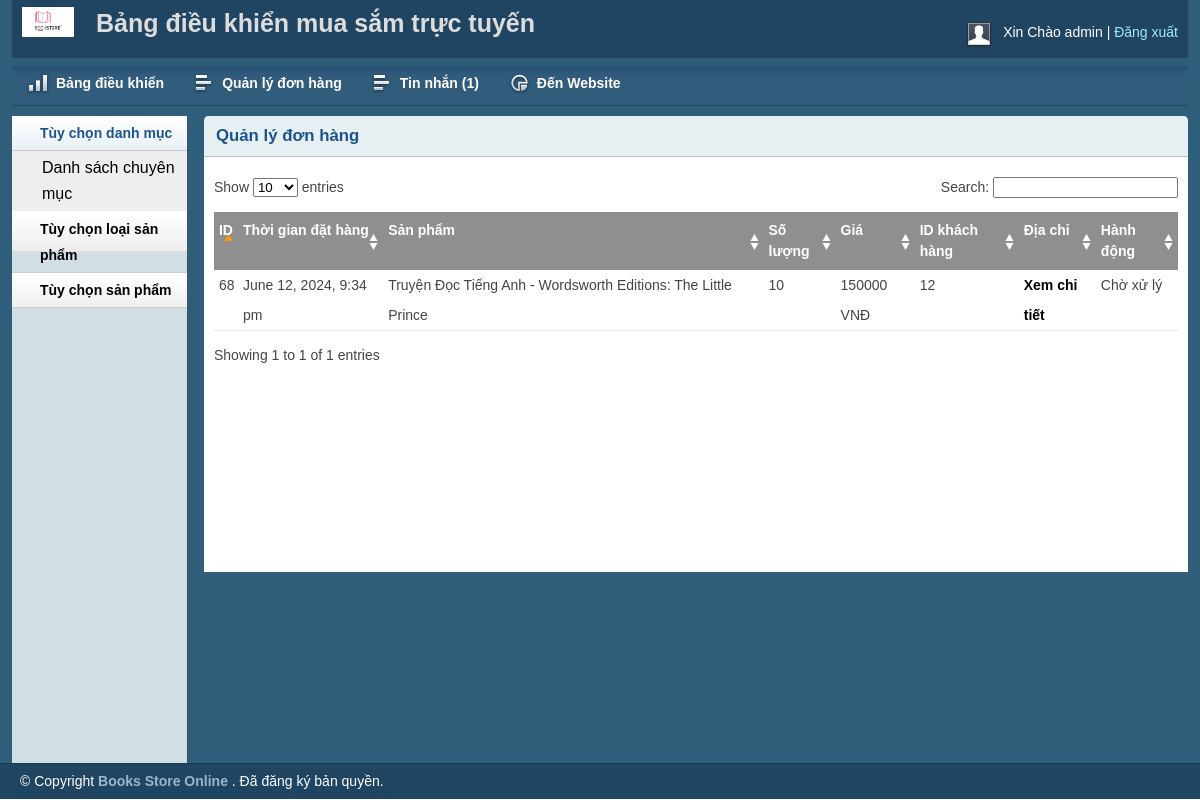
The page /admin/ordermanagement.php (signed in) on the database its author committed.
### tables this page shows
CREATE TABLE `tbl_order` (
  `id` int(11) NOT NULL,
  `cmrId` int(11) NOT NULL,
  `productId` int(11) NOT NULL,
  `productName` varchar(255) NOT NULL,
  `quantity` int(11) NOT NULL,
  `price` varchar(255) NOT NULL,
  `image` varchar(255) NOT NULL,
  `date` datetime NOT NULL DEFAULT current_timestamp(),
  `status` int(11) NOT NULL DEFAULT 0
);

### lib/Database.php (called while the page is built, shortened)
<?php
Class Database{
 public $host   = DB_HOST;
 public $user   = DB_USER;
 public $pass   = DB_PASS;
 public $dbname = DB_NAME;
 public $link;
private function connectDB(){
 $this->link = new mysqli($this->host, $this->user, $this->pass,
  $this->dbname);
 }
public function select($query){
  $result = $this->link->query($query) or
   die($this->link->error.__LINE__);
  if($result->num_rows > 0){
    return $result;
  } else {
    return false;
  }
 }
}

### classess/Cart.php (called while the page is built, shortened)
<?php
$filepath = realpath(dirname(__FILE__));
include_once ($filepath.'/../lib/Database.php');
include_once ($filepath.'/../helpers/Formate.php');
?>
<?php
class Cart{
private $db;
	public function __construct()
	{
		$this->db = new Database();
	}
	public function getAllOrderProduct(){
		$query = "SELECT * FROM tbl_order ORDER BY date DESC";
		$result = $this->db->select($query);
		return $result;
	}
}
?>

### helpers/Formate.php (called while the page is built, shortened)
<?php
class Format{
 public function formatDate($date){
  return date('F j, Y, g:i a', strtotime($date));
 }
}
?>

### admin/ordermanagement.php (the view, shortened to what this page needs)
<?php include 'inc/header.php';?>
<?php include 'inc/sidebar.php';?>
<?php
$filepath = realpath(dirname(__FILE__));
include_once ($filepath.'/../classess/Cart.php');
$ct = new Cart();
$fm = new Format();
?>
        <div class="grid_10">
            <div class="box round first grid">
                <h2>Quản lý đơn hàng</h2>
                <div class="block">
                    <table class="data display datatable" id="example">
					<thead>
						<tr>
							<th>ID</th>
							<th>Thời gian đặt hàng</th>
							<th>Sản phẩm</th>
							<th>Số lượng</th>
							<th>Giá</th>
							<th>ID khách hàng</th>
							<th>Địa chỉ</th>
							<th>Hành động</th>
						</tr>
					</thead>
					<tbody>
						<?php
						$getOrder = $ct->getAllOrderProduct();
						if ($getOrder) {
							while ($result = $getOrder->fetch_assoc()) {
						  ?>
						<tr class="odd gradeX">
							<td><?php echo $result['id']; ?></td>
							<td><?php echo $fm->formatDate($result['date']); ?></td>
							<td><?php echo $result['productName']; ?></td>
							<td><?php echo $result['quantity']; ?></td>
							<td><?php echo $result['price']; ?> VNĐ</td>
							<td><?php echo $result['cmrId']; ?></td>
							<td><a href="customer.php?custId=<?php echo $result['cmrId']; ?>">Xem chi tiết</a></td>
							<?php
							if ($result['status'] == '0') { ?>
							<td><a href="?shiftid=<?php echo $result['id']; ?>">Xác nhận</a></td>
							<?php }elseif($result['status'] == '1'){?>
								<td>Chờ xử lý</td>
							<?php } else{ ?>
								<td><a href="?delproid=<?php echo $result['id']; ?>">Gỡ bỏ</a></td>
						<?php } ?>
						</tr>
					<?php }} ?>
					</tbody>
				</table>
               </div>
            </div>
        </div>
<?php include 'inc/footer.php';?>

### admin/css/text.css (style rules this page uses)
body { font: 13px/1.5 Tahoma, Helvetica, Arial, 'Liberation Sans', FreeSans, sans-serif; }
h2 { font-size: 23px; }
p, dl, hr, h1, h2, h3, h4, h5, h6, ol, ul, pre, table, address, fieldset { margin-bottom: 20px; }

### admin/css/grid.css (style rules this page uses)
.grid_1, .grid_2, .grid_3, .grid_4, .grid_5, .grid_6, .grid_7, .grid_8, .grid_9, .grid_10, .grid_11, .grid_12, .grid_13, .grid_14, .grid_15, .grid_16 { display: inline; float: left; margin-left: 1%; margin-right: 1%; }
.container_12 .grid_10 { width: 81.333%; }

### admin/css/layout.css (style rules this page uses)
body { background: #fff none repeat scroll 0 0; color: #444; font-size: 14px; padding: 0; }
a { color: #000; font-weight:bold; text-decoration: none; }
h1, h2, h3, h4, h5, h6 { line-height:1.2em; margin-bottom:.3em; }
h2 { margin-top:1em; }
.box { background:#fff; margin-bottom:20px; padding:10px 10px 10px 10px; margin-left:-8px; }
.box.grid { padding-bottom:40px; }
.box.round { -moz-border-radius: 5px 5px 0px 0px; -webkit-border-radius: 5px 5px 0px 0px; border-radius: 5px 5px 0px 0px; }
.box h2 { font-size:1.2em; font-weight:bold; color:#1B548D; background:#E6F0F3; margin:-10px -10px 0 -10px; padding:10px 12px; border-bottom:1px solid #B3CBD6; -moz-border-radius: 5px 5px 0px 0px; -webkit-border-radius: 5px 5px 0px 0px; border-radius: 5px 5px 0px 0px; }
.box.first { min-height: 406px; }
.block { padding-top:20px; }
.block { padding-bottom:1px; }
table.display { margin: 0 auto; clear: both; width: 100%; }
.sorting_asc { background: #8f8f8f url(../img/table/sort_asc.png) no-repeat center right; padding:8px 5px; text-align:left; color:#fff; }
.sorting { background:#8f8f8f url(../img/table/sort_both.png) no-repeat center right; padding:8px 5px; text-align:left; color:#fff; }
tr.odd { height: 30px; line-height: 30px; border-bottom:1px solid #e6e6e6; }
tr.odd td, tr.even td { padding-left:5px; }

### rows shown on the page
tbl_order: id "68", date "June 12, 2024, 9:34 pm", productName "Truyện Đọc Tiếng Anh - Wordsworth Editions: The Little Prince", quantity "10", price "150000", cmrId "12", status "Chờ xử lý"

### other values the page prints
Session::get('adminName') "admin"
$count "1"
